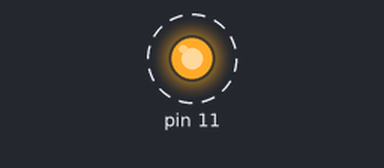
This program was run on a simulated Raspberry Pi (header pin numbers). Shown: output pins drawn as LEDs (lit = HIGH). Dashed ring = blinking.

Above: at 0.2 s.
Timing chart, 0 to 3.0 s (numbered marks = the images above):
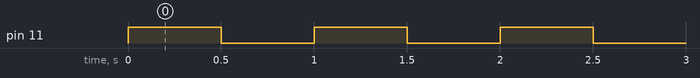

The program:

gpioTest.py
```python
# python_board_exam.py
import time
import RPi.GPIO as GPIO

GPIO.setmode(GPIO.BOARD)

GPIO.setup(11,GPIO.OUT,initial=GPIO.LOW)
try:
    while(True):
     GPIO.output(11,GPIO.HIGH)
     time.sleep(0.5)
     GPIO.output(11,GPIO.LOW)
     time.sleep(0.5)
except KeyboardInterrupt:
    print("exit GPIO controll")

GPIO.cleanup()
```

Measured:
- by itself, pin 11: alternates HIGH for 0.50 s and LOW for 0.50 s
